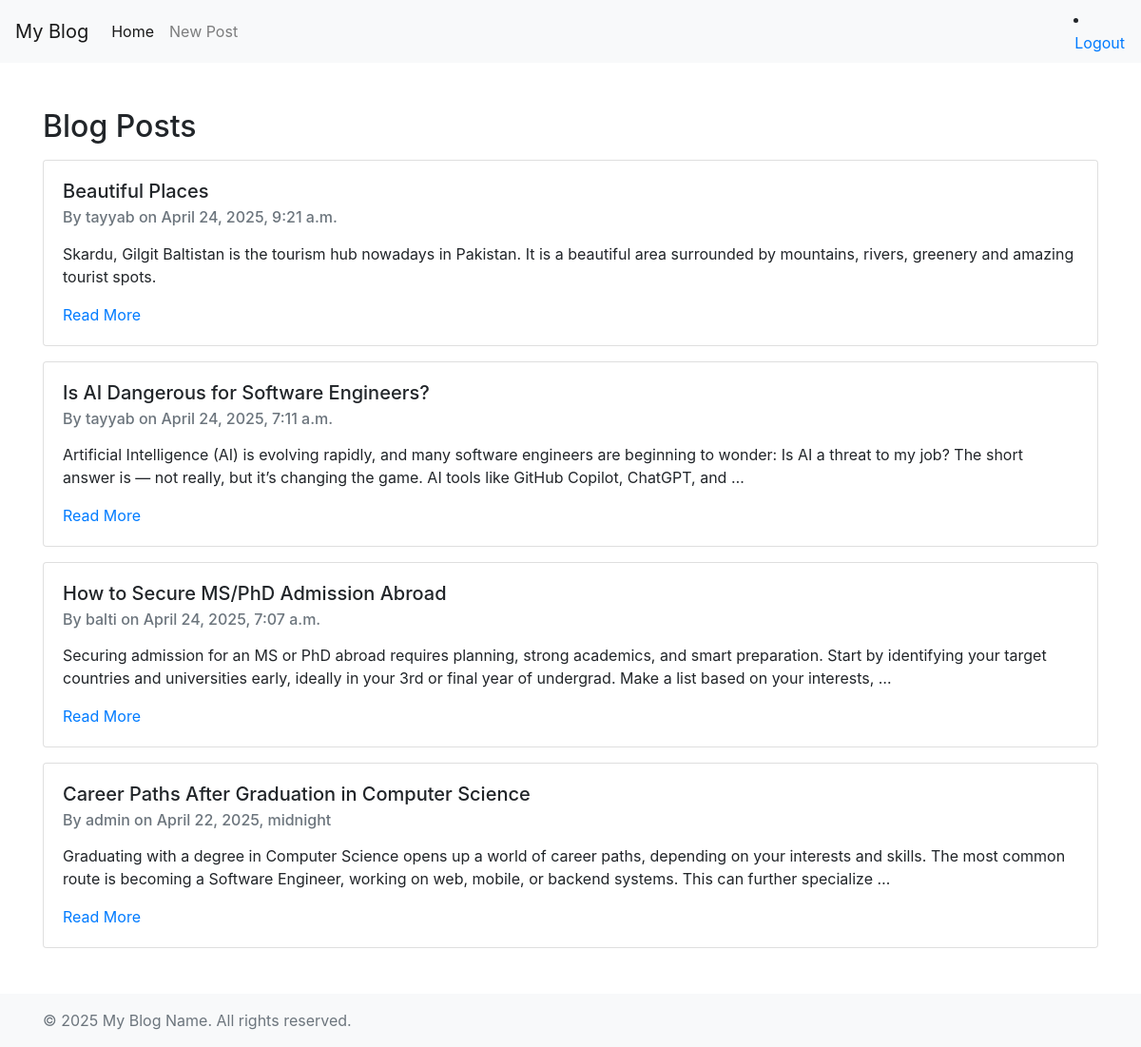
The app's page / (signed in), older data.
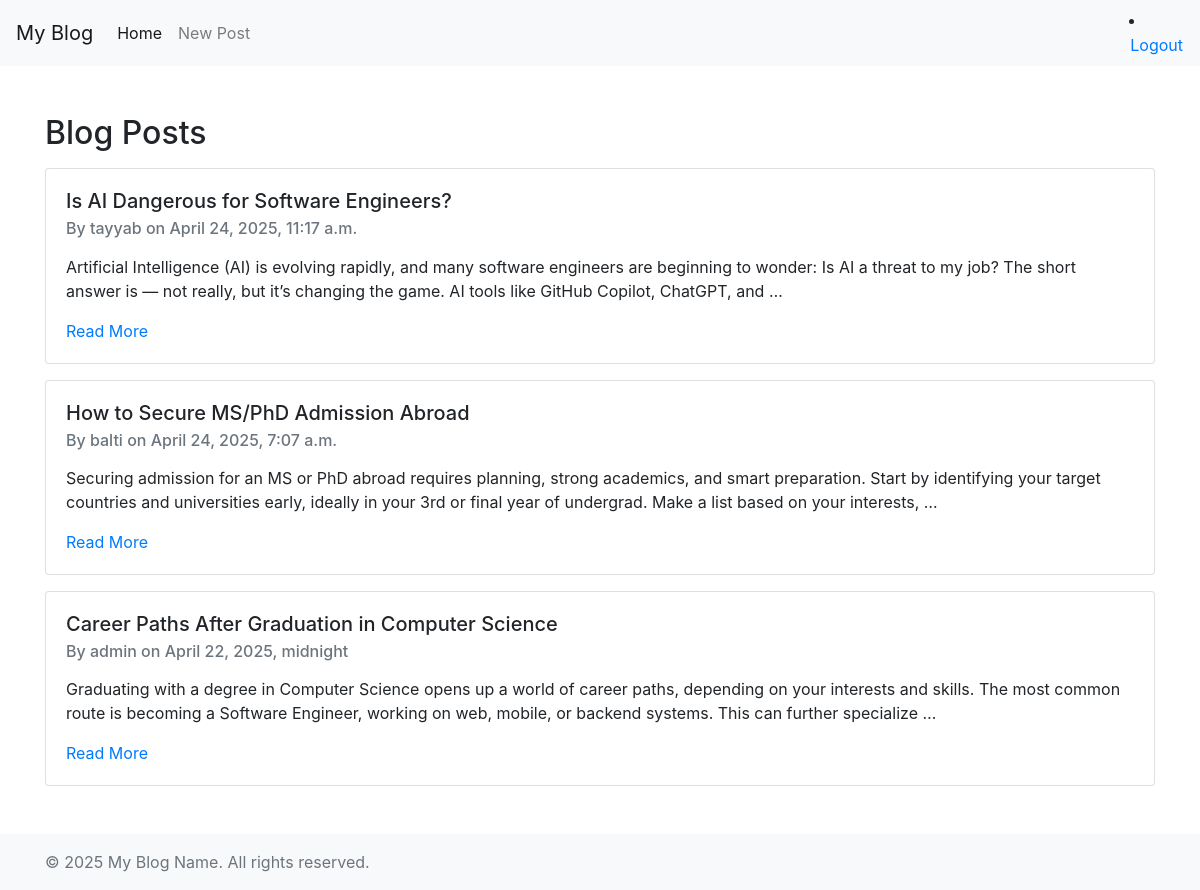
The same page, newer data.
### blog/models.py (models this page shows, shortened)
class Post(models.Model):
    author = models.ForeignKey(settings.AUTH_USER_MODEL, on_delete=models.CASCADE)
    title = models.CharField(max_length=200)
    text = models.TextField()
    created_date = models.DateTimeField(default=timezone.now)
    published_date = models.DateTimeField(null=True, blank=True)

### blog/views.py (the view)
# urls.py: path("", views.post_list, name='post_list'),
@login_required
def post_list(request):
    posts = Post.objects.filter(published_date__lte=timezone.now()).order_by('-published_date')
    for post in posts:
        post.text = md.markdown(post.text)
    return render(request, 'blog/post_list.html', {'posts': posts})

### blog/templates/blog/post_list.html
{% extends "blog/base.html" %}
{% block content %}
<h2>Blog Posts</h2>
{% for post in posts %}
    <div class="card mt-3">
        <div class="card-body">
            <h5 class="card-title">{{ post.title }}</h5>
            <h6 class="card-subtitle mb-2 text-muted">By {{ post.author.username }} on {{ post.published_date }}</h6>
            <p class="card-text">{{ post.text|truncatewords:40|safe }}</p>
            <a href="{% url 'blog:post_detail' post.pk %}" class="card-link">Read More</a>
        </div>
    </div>
    {% empty %}
    <p>No posts yet. <a href="{% url 'blog:post_new' %}">Write one?</a></p>
{% endfor %}
{% endblock %}

### blog/templates/blog/base.html (shortened to what this page needs)
{% load static %}
<!DOCTYPE html>
<html lang="en">
<head>
    <link rel="stylesheet" href="https://stackpath.bootstrapcdn.com/bootstrap/4.3.1/css/bootstrap.min.css">
</head>
<body>
    {% include "blog/header.html" %}
    <div class="container mt-5">
        {% block content %}{% endblock %}
    </div>
    {% include "blog/footer.html" %}
</body>
</html>

### blog/templates/blog/header.html (shortened to what this page needs)
<nav class="navbar navbar-expand-lg navbar-light bg-light">
    <a class="navbar-brand" href="{% url 'blog:my_blog_posts' %}">My Blog</a>
    <div class="collapse navbar-collapse" id="navbarNav">
        <ul class="navbar-nav">
            <li class="nav-item active">
                <a class="nav-link" href="{% url 'blog:post_list' %}">Home</a>
            </li>
            <li class="nav-item">
                <a class="nav-link" href="{% url 'blog:post_new' %}">New Post</a>
            </li>
        </ul>
    </div>
    {% if user.is_authenticated %}
        <li class="nav-item"><form action="{% url 'logout' %}" method="post" class="form-inline">
            <button type="submit" class="btn btn-link nav-link" style="padding: 0;">Logout</button>
        </form></li>
    {% else %}
        <li class="nav-item"><a class="nav-link" href="{% url 'login' %}">Login</a></li>
        <li class="nav-item"><a class="nav-link" href="{% url 'blog:signup' %}">Signup</a></li>
    {% endif %}
</nav>

### blog/templates/blog/footer.html
<footer class="mt-5 py-3 bg-light">
    <div class="container">
        <span class="text-muted">© 2025 My Blog Name. All rights reserved.</span>
    </div>
</footer>

Row changes from the older to the newer data that the page shows:
removed Post: title "Beautiful Places", author.username "tayyab", published_date "April 24, 2025, 9:21 a.m.", text "Skardu, Gilgit Baltistan is the tourism hub nowadays in Pakistan. It is a beautiful area surrounded by mountains, rivers, greenery and amazing tourist spots."
changed Post "Is AI Dangerous for Software Engineers?": published_date "April 24, 2025, 7:11 a.m." → "April 24, 2025, 11:17 a.m."
